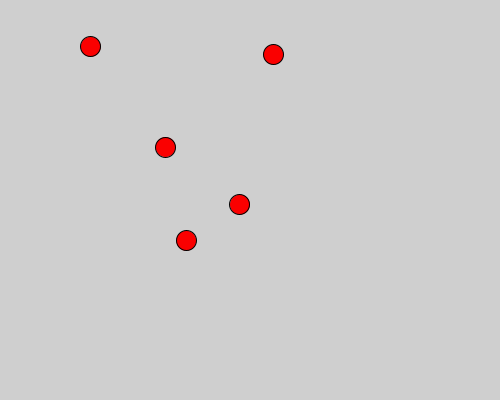
Frame 1 (no input)
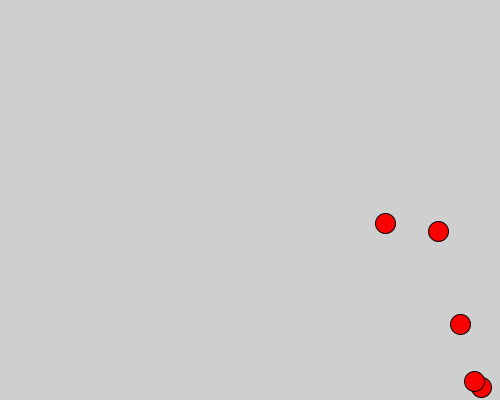
Frame 60 (the mouse pressed at the canvas centre just before this capture)
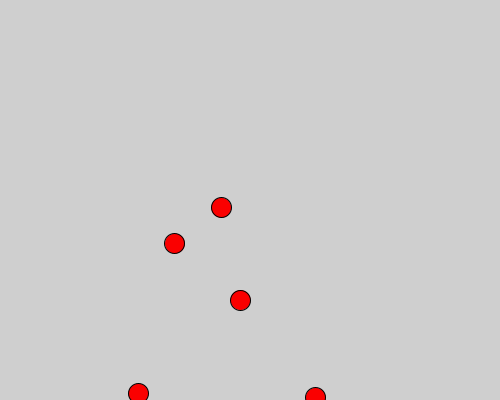
Frame 120 (the mouse held since frame 60 and released just before this capture)

The Processing sketch that drew these frames (run headless with seeded random() and noise(); from frame 60 on, the mouse is pressed at the canvas centre):

// Processing sketch: modular_bouncingBalls
// ── modular_bouncingBalls.pde
Ball[] b= new Ball[5];
void setup() {
  size(500, 400);
  for (int i=0; i<b.length; i++)
    b[i] = new Ball(random(200)+random(200), random(200)+random(200));
}
void draw() {

  background(207);



  for (int i=0; i<b.length; i++)
  {
    b[i].move();
    b[i].bounce();
    b[i].draw();
  }
}
// ── balls.pde
class Ball{

private float x=0;
private float y=0;
private float xspeed=5;
private float yspeed=3;


public Ball(float x,float y){

this.x=x;
this.y=y;

}
void move(){
 
  x+=xspeed;
  y+=yspeed;


}   


void bounce(){

  if(x>width || x<=0)
  xspeed*=(-1);
  if(y>height || y<=0)
  yspeed*=(-1);
  
  
  
  
}

void draw(){
  fill(250,0,0);
ellipse(x,y,20,20);

}
}
